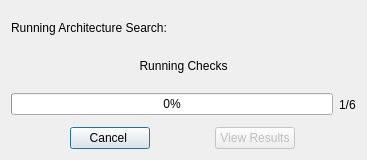
<?xml version="1.0" encoding="UTF-8"?>
<ui version="4.0">
 <class>runSearch</class>
 <widget class="QDialog" name="runSearch">
  <property name="geometry">
   <rect>
    <x>0</x>
    <y>0</y>
    <width>367</width>
    <height>160</height>
   </rect>
  </property>
  <property name="sizePolicy">
   <sizepolicy hsizetype="Fixed" vsizetype="Fixed">
    <horstretch>0</horstretch>
    <verstretch>0</verstretch>
   </sizepolicy>
  </property>
  <property name="windowTitle">
   <string>Search Status</string>
  </property>
  <layout class="QVBoxLayout" name="verticalLayout">
   <item>
    <widget class="QLabel" name="title">
     <property name="text">
      <string>Running Architecture Search:</string>
     </property>
    </widget>
   </item>
   <item>
    <widget class="QLabel" name="currentTask">
     <property name="text">
      <string>Running Checks</string>
     </property>
     <property name="alignment">
      <set>Qt::AlignCenter</set>
     </property>
    </widget>
   </item>
   <item>
    <layout class="QHBoxLayout" name="horizontalLayout">
     <item>
      <widget class="QProgressBar" name="percentCmpBar">
       <property name="value">
        <number>0</number>
       </property>
      </widget>
     </item>
     <item>
      <widget class="QLabel" name="percentCmpLabel">
       <property name="text">
        <string>1/6</string>
       </property>
      </widget>
     </item>
    </layout>
   </item>
   <item>
    <layout class="QHBoxLayout" name="horizontalLayout_2">
     <item>
      <widget class="QPushButton" name="cancelBtn">
       <property name="sizePolicy">
        <sizepolicy hsizetype="Fixed" vsizetype="Fixed">
         <horstretch>0</horstretch>
         <verstretch>0</verstretch>
        </sizepolicy>
       </property>
       <property name="text">
        <string>Cancel </string>
       </property>
      </widget>
     </item>
     <item>
      <widget class="QPushButton" name="viewResultsBtn">
       <property name="enabled">
        <bool>false</bool>
       </property>
       <property name="sizePolicy">
        <sizepolicy hsizetype="Fixed" vsizetype="Fixed">
         <horstretch>0</horstretch>
         <verstretch>0</verstretch>
        </sizepolicy>
       </property>
       <property name="text">
        <string>View Results</string>
       </property>
      </widget>
     </item>
    </layout>
   </item>
  </layout>
 </widget>
 <resources/>
 <connections/>
</ui>
